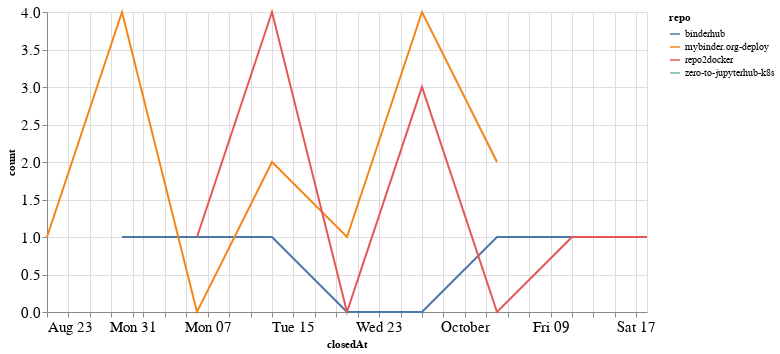

This figure's notebook cell:
### Code cell
closed_by_time = closed_by.groupby('repo').resample('W', on='closedAt').count()['author'].reset_index()
closed_by_time = closed_by_time.rename(columns={'author': 'count'})

alt.Chart(closed_by_time, width=600).mark_line().encode(
    x='closedAt',
    y='count',
    color='repo',
    tooltip="repo"
)

### Figure 1 — Vega-Lite specification as saved in the notebook (floating-point values rounded to 4 significant figures)
{"config": {"axisLeft": {"labelFontSize": 15}, "axisBottom": {"labelFontSize": 15}}, "data": {"name": "data-f8274751f7cd92f46a22e09eb79f4b2f"}, "mark": "line", "encoding": {"color": {"type": "nominal", "field": "repo"}, "tooltip": {"type": "nominal", "field": "repo"}, "x": {"type": "temporal", "field": "closedAt"}, "y": {"type": "quantitative", "field": "count"}}, "width": 600, "$schema": "https://vega.github.io/schema/vega-lite/v4.8.1.json", "datasets": {"data-f8274751f7cd92f46a22e09eb79f4b2f": [{"repo": "binderhub", "closedAt": "2020-08-30T00:00:00", "count": 1}, {"repo": "binderhub", "closedAt": "2020-09-06T00:00:00", "count": 1}, {"repo": "binderhub", "closedAt": "2020-09-13T00:00:00", "count": 1}, {"repo": "binderhub", "closedAt": "2020-09-20T00:00:00", "count": 0}, {"repo": "binderhub", "closedAt": "2020-09-27T00:00:00", "count": 0}, {"repo": "binderhub", "closedAt": "2020-10-04T00:00:00", "count": 1}, {"repo": "binderhub", "closedAt": "2020-10-11T00:00:00", "count": 1}, {"repo": "mybinder.org-deploy", "closedAt": "2020-08-23T00:00:00", "count": 1}, {"repo": "mybinder.org-deploy", "closedAt": "2020-08-30T00:00:00", "count": 4}, {"repo": "mybinder.org-deploy", "closedAt": "2020-09-06T00:00:00", "count": 0}, {"repo": "mybinder.org-deploy", "closedAt": "2020-09-13T00:00:00", "count": 2}, {"repo": "mybinder.org-deploy", "closedAt": "2020-09-20T00:00:00", "count": 1}, {"repo": "mybinder.org-deploy", "closedAt": "2020-09-27T00:00:00", "count": 4}, {"repo": "mybinder.org-deploy", "closedAt": "2020-10-04T00:00:00", "count": 2}, {"repo": "repo2docker", "closedAt": "2020-09-06T00:00:00", "count": 1}, {"repo": "repo2docker", "closedAt": "2020-09-13T00:00:00", "count": 4}, {"repo": "repo2docker", "closedAt": "2020-09-20T00:00:00", "count": 0}, {"repo": "repo2docker", "closedAt": "2020-09-27T00:00:00", "count": 3}, {"repo": "repo2docker", "closedAt": "2020-10-04T00:00:00", "count": 0}, {"repo": "repo2docker", "closedAt": "2020-10-11T00:00:00", "count": 1}, {"repo": "repo2docker", "closedAt": "2020-10-18T00:00:00", "count": 1}, {"repo": "zero-to-jupyterhub-k8s", "closedAt": "2020-10-18T00:00:00", "count": 1}]}}
